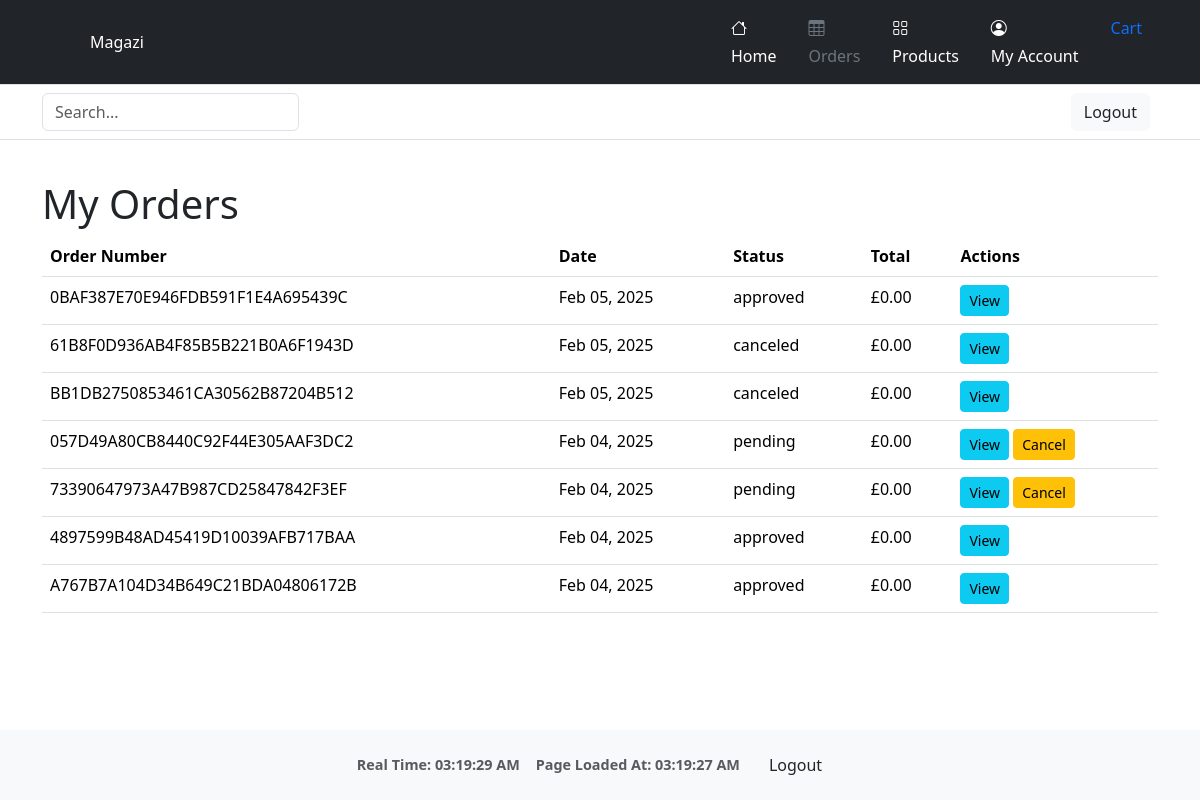
Page /orders/my-orders/ (signed in) on the committed database.
### orders/models.py (models this page shows, shortened)
class Order(models.Model):
    order_number = models.CharField(max_length=32, null=False, editable=False)
    user = models.ForeignKey(settings.AUTH_USER_MODEL, on_delete=models.SET_NULL, null=True, blank=True)
    full_name = models.CharField(max_length=50, null=False, blank=False)
    email = models.EmailField(max_length=254, null=False, blank=False)
    phone_number = models.CharField(max_length=20, null=False, blank=False)
    country = CountryField(blank_label='Country *', null=False, blank=False)
    postcode = models.CharField(max_length=20, null=True, blank=True)
    town_or_city = models.CharField(max_length=40, null=False, blank=False)
    street_address1 = models.CharField(max_length=80, null=False, blank=False)
    street_address2 = models.CharField(max_length=80, null=True, blank=True)
    county = models.CharField(max_length=80, null=True, blank=True)
    date = models.DateTimeField(auto_now_add=True)
    delivery_cost = models.DecimalField(max_digits=6, decimal_places=2, null=False, default=0)
    order_total = models.DecimalField(max_digits=10, decimal_places=2, null=False, default=0)
    grand_total = models.DecimalField(max_digits=10, decimal_places=2, null=False, default=0)
    stripe_pid = models.CharField(max_length=254, null=False, blank=False, default='')
    status = models.CharField(max_length=20, default='pending')  # e.g. pending, delivered, canceled
    comments = models.TextField(blank=True)

### orders/views.py (the view)
# urls.py: path('my-orders/', views.my_orders, name='my_orders'),
@login_required
def my_orders(request):
    orders = Order.objects.filter(user=request.user).order_by('-date')
    return render(request, 'orders/my_orders.html', {'orders': orders})

### cart/context.py (called while the page is built, shortened)
def cart_summary(request):
    cart = request.session.get('cart', {})
    cart_items = []
    total = 0
    return {'cart_total': total, 'cart_items': cart_items}

### orders/templatetags/group_filters.py (called while the page is built)
@register.filter(name='in_group')
def in_group(user, group_name):
    return user.groups.filter(name=group_name).exists()

### orders/templates/orders/my_orders.html
{% extends "base.html" %}
{% block content %}
<div class="container my-4">
    <h1>My Orders</h1>
    {% if orders %}
    <table class="table">
        <thead>
            <tr>
                <th>Order Number</th>
                <th>Date</th>
                <th>Status</th>
                <th>Total</th>
                <th>Actions</th>
            </tr>
        </thead>
        <tbody>
            {% for order in orders %}
            <tr>
                <td>{{ order.order_number }}</td>
                <td>{{ order.date|date:"M d, Y" }}</td>
                <td>{{ order.status }}</td>
                <td>£{{ order.grand_total }}</td>
                <td>
                    <a href="{% url 'orders:order_detail' order.order_number %}" class="btn btn-sm btn-info">View</a>
                    {% if order.status == "pending" %}
                        <a href="{% url 'orders:cancel_order' order.order_number %}" class="btn btn-sm btn-warning">Cancel</a>
                    {% endif %}
                </td>
            </tr>
            {% endfor %}
        </tbody>
    </table>
    {% else %}
    <p>You have no orders.</p>
    {% endif %}
</div>
{% endblock %}

### static/css/base_style.css (style rules this page uses)
html, body { min-height: 100vh; margin: 0; display: flex; flex-direction: column; }

### rows in the picture
Order: order_number "0BAF387E70E946FDB591F1E4A695439C", date "Feb 05, 2025", status "approved", grand_total "0.00"
Order: order_number "61B8F0D936AB4F85B5B221B0A6F1943D", date "Feb 05, 2025", status "canceled", grand_total "0.00"
Order: order_number "BB1DB2750853461CA30562B87204B512", date "Feb 05, 2025", status "canceled", grand_total "0.00"
Order: order_number "057D49A80CB8440C92F44E305AAF3DC2", date "Feb 04, 2025", status "pending", grand_total "0.00", shows "Cancel"
Order: order_number "73390647973A47B987CD25847842F3EF", date "Feb 04, 2025", status "pending", grand_total "0.00", shows "Cancel"
Order: order_number "4897599B48AD45419D10039AFB717BAA", date "Feb 04, 2025", status "approved", grand_total "0.00"
Order: order_number "A767B7A104D34B649C21BDA04806172B", date "Feb 04, 2025", status "approved", grand_total "0.00"
